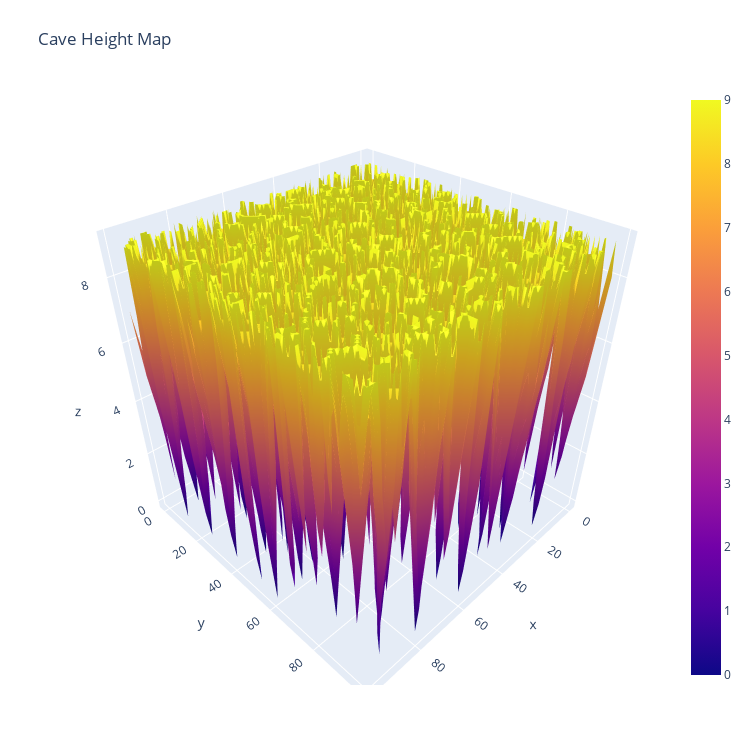

Notebook code cell kept with this figure:
### Markdown cell above
# Day 9: Smoke Basin

These caves seem to be [lava tubes](https://en.wikipedia.org/wiki/Lava_tube). Parts are even still volcanically active; small hydrothermal vents release smoke into the caves that slowly settles like rain.

If you can model how the smoke flows through the caves, you might be able to avoid it and be that much safer. The submarine generates a heightmap of the floor of the nearby caves for you (your puzzle input).

Smoke flows to the lowest point of the area it's in. For example, consider the following heightmap:

```
2*1*9994321*0*
3987894921
98*5*6789892
8767896789
989996*5*678
```

Each number corresponds to the height of a particular location, where `9` is the highest and `0` is the lowest a location can be.

Your first goal is to find the **low points** - the locations that are lower than any of its adjacent locations. Most locations have four adjacent locations (up, down, left, and right); locations on the edge or corner of the map have three or two adjacent locations, respectively. (Diagonal locations do not count as adjacent.)

In the above example, there are **four** low points, all highlighted: two are in the first row (a `1` and a `0`), one is in the third row (a `5`), and one is in the bottom row (also a `5`). All other locations on the heightmap have some lower adjacent location, and so are not low points.

The **risk level** of a low point is **1 plus its height**. In the above example, the risk levels of the low points are `2`, `1`, `6`, and `6`. The sum of the risk levels of all low points in the heightmap is therefore **`15`**.

## Part 0

> *I wanted to plot the height map from the input file just for fun. So I did.*

### Code cell
import matplotlib.pyplot as plt
import numpy as np
import plotly.graph_objects as go


with open('./input09.txt') as input_file:
    height_map = [[int(height) for height in line.strip()] for line in input_file]
    input_file.close()

x = list(range(len(height_map[0])))
y = list(range(len(height_map)))

fig = go.Figure(data=[go.Surface(z=height_map, x=x, y=y)])
fig.update_layout(title='Cave Height Map', zaxis_title="Height", autosize=False, width=750, height=750, margin=dict(l=65, r=50, b=65, t=90))
fig.show()

### Figure 1 — Plotly figure (JSON) as saved in the notebook; plotly's stock layout.template omitted (floating-point values rounded to 4 significant figures; data arrays with more than 128 entries replaced by an {"elided": "..."} marker saying what was removed)
{"data": [{"type": "surface", "x": [0, 1, 2, 3, 4, 5, 6, 7, 8, 9, 10, 11, 12, 13, 14, 15, 16, 17, 18, 19, 20, 21, 22, 23, 24, 25, 26, 27, 28, 29, 30, 31, 32, 33, 34, 35, 36, 37, 38, 39, 40, 41, 42, 43, 44, 45, 46, 47, 48, 49, 50, 51, 52, 53, 54, 55, 56, 57, 58, 59, 60, 61, 62, 63, 64, 65, 66, 67, 68, 69, 70, 71, 72, 73, 74, 75, 76, 77, 78, 79, 80, 81, 82, 83, 84, 85, 86, 87, 88, 89, 90, 91, 92, 93, 94, 95, 96, 97, 98, 99], "y": [0, 1, 2, 3, 4, 5, 6, 7, 8, 9, 10, 11, 12, 13, 14, 15, 16, 17, 18, 19, 20, 21, 22, 23, 24, 25, 26, 27, 28, 29, 30, 31, 32, 33, 34, 35, 36, 37, 38, 39, 40, 41, 42, 43, 44, 45, 46, 47, 48, 49, 50, 51, 52, 53, 54, 55, 56, 57, 58, 59, 60, 61, 62, 63, 64, 65, 66, 67, 68, 69, 70, 71, 72, 73, 74, 75, 76, 77, 78, 79, 80, 81, 82, 83, 84, 85, 86, 87, 88, 89, 90, 91, 92, 93, 94, 95, 96, 97, 98, 99], "z": {"elided": "100x100 int values"}}], "layout": {"autosize": false, "height": 750, "margin": {"b": 65, "l": 65, "r": 50, "t": 90}, "title": {"text": "Cave Height Map"}, "width": 750}}
